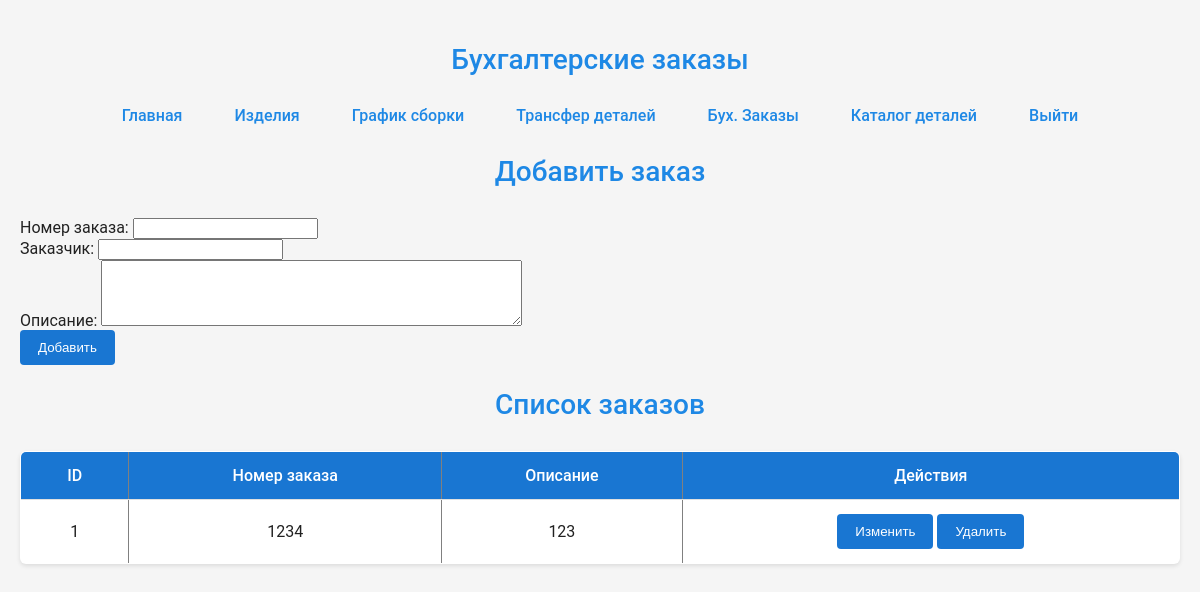
The page /pages/manage_orders.php (signed in) on the database its author committed.
### tables this page shows
CREATE TABLE `accounting_orders` (
  `id` int NOT NULL,
  `order_number` varchar(100) NOT NULL,
  `description` varchar(255) NOT NULL,
  `customer` varchar(255) NOT NULL,
  `contract_date` timestamp NOT NULL DEFAULT CURRENT_TIMESTAMP
);

### assets/php/script/queries.php (called while the page is built, shortened)
<?php
function getAllAccountingOrders() {
    global $pdo;
    $stmt = $pdo->query("SELECT * FROM accounting_orders ORDER BY id DESC");
    return $stmt->fetchAll(PDO::FETCH_ASSOC);
}
?>

### pages/manage_orders.php (the view, shortened to what this page needs)
<?php
require_once '../assets/php/script/connect.php';
require_once '../assets/php/script/queries.php';
$orders = getAllAccountingOrders();
?>
<!DOCTYPE html>
<html lang="ru">
<head>
    <link rel="stylesheet" href="../assets/css/style.css">
</head>
<body>
<h2>Бухгалтерские заказы</h2>
<?php include_once '../assets/php/head.php'; ?>
<h2>Добавить заказ</h2>
<form id="addOrderForm">
    <label>Номер заказа:
        <input type="text" name="order_number" required>
    </label><br>
    <label>Заказчик:
        <input type="text" name="customer">
    </label><br>
    <label>Описание:
        <textarea name="description" rows="4" cols="50"></textarea>
    </label><br>
    <button type="submit">Добавить</button>
</form>
<h2>Список заказов</h2>
<table border="1" cellpadding="5">
    <tr>
        <th>ID</th>
        <th>Номер заказа</th>
        <th>Описание</th>
        <th>Действия</th>
    </tr>
    <?php foreach ($orders as $order): ?>
        <tr id="orderRow-<?= $order['id'] ?>">
            <td><?= $order['id'] ?></td>
            <td class="order_number"><?= htmlspecialchars($order['order_number']) ?></td>
            <td class="description"><?= htmlspecialchars($order['description']) ?></td>
            <td>
                <button onclick="editOrder(<?= $order['id'] ?>)">Изменить</button>
                <button onclick="deleteOrder(<?= $order['id'] ?>)">Удалить</button>
            </td>
        </tr>
    <?php endforeach; ?>
</table>
</body>
</html>

### assets/css/style.css (style rules this page uses)
body { font-family: 'Roboto', sans-serif; background-color: #f5f5f5; margin: 0; padding: 20px; color: #212121; }
h2 { text-align: center; color: #1e88e5; margin-bottom: 30px; font-weight: 500; font-size: 28px; }
table { width: 100%; border-collapse: collapse; margin-top: 20px; background-color: #fff; box-shadow: 0 2px 4px rgba(0,0,0,0.1); border-radius: 6px; overflow: hidden; }
th, td { padding: 14px 16px; text-align: center; border-bottom: 1px solid #e0e0e0; }
th { background-color: #1976d2; color: white; font-weight: 500; }
tr:last-child td { border-bottom: none; }
button, .btn { padding: 10px 18px; background-color: #1976d2; color: white; border: none; border-radius: 4px; font-weight: 500; cursor: pointer; transition: background-color 0.3s ease; }

### rows shown on the page
accounting_orders: id "1", order_number "1234", description "123"
